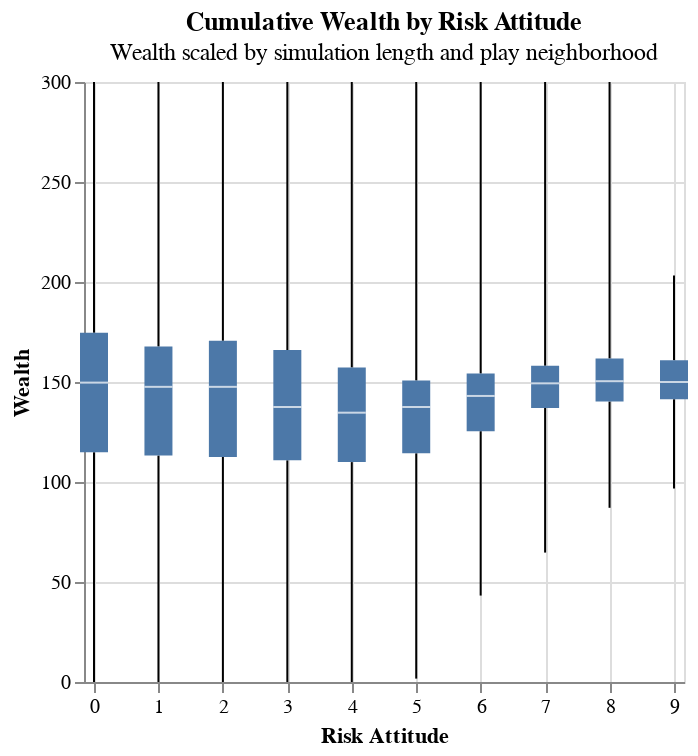

Write notebook code for a chart like this one.
### Markdown cell above
Now plot scaled wealth distribution by risk attitude.

### Code cell
wealthchart_title = alt.TitleParams(
    "Cumulative Wealth by Risk Attitude",
    subtitle=["Wealth scaled by simulation length and play neighborhood"]
)

alt.Chart(agents_last_round_df, title=wealthchart_title).mark_boxplot(extent="min-max").encode(
    x=alt.X("risk_attitude", title="Risk Attitude").scale(domain=[0, 9]),
    y=alt.X("scaled_points", title="Wealth "),
)

### Figure 1 — Vega specification as saved in the notebook (floating-point values rounded to 4 significant figures)
{"$schema": "https://vega.github.io/schema/vega/v5.json", "data": [{"name": "source_0"}, {"name": "data_0", "values": [{"lower_box_scaled_points": 109.9, "lower_whisker_scaled_points": 0.0, "mid_box_scaled_points": 134.7, "risk_attitude": 4, "upper_box_scaled_points": 157.3, "upper_whisker_scaled_points": 300.0}, {"lower_box_scaled_points": 125.4, "lower_whisker_scaled_points": 43.22, "mid_box_scaled_points": 143.0, "risk_attitude": 6, "upper_box_scaled_points": 154.3, "upper_whisker_scaled_points": 300.0}, {"lower_box_scaled_points": 112.5, "lower_whisker_scaled_points": 0.0, "mid_box_scaled_points": 147.6, "risk_attitude": 2, "upper_box_scaled_points": 170.6, "upper_whisker_scaled_points": 300.0}, {"lower_box_scaled_points": 114.3, "lower_whisker_scaled_points": 1.695, "mid_box_scaled_points": 137.5, "risk_attitude": 5, "upper_box_scaled_points": 150.8, "upper_whisker_scaled_points": 300.0}, {"lower_box_scaled_points": 137.0, "lower_whisker_scaled_points": 64.71, "mid_box_scaled_points": 149.3, "risk_attitude": 7, "upper_box_scaled_points": 158.1, "upper_whisker_scaled_points": 300.0}, {"lower_box_scaled_points": 110.8, "lower_whisker_scaled_points": 0.0, "mid_box_scaled_points": 137.5, "risk_attitude": 3, "upper_box_scaled_points": 166.0, "upper_whisker_scaled_points": 300.0}, {"lower_box_scaled_points": 140.3, "lower_whisker_scaled_points": 87.1, "mid_box_scaled_points": 150.4, "risk_attitude": 8, "upper_box_scaled_points": 161.7, "upper_whisker_scaled_points": 300.0}, {"lower_box_scaled_points": 113.2, "lower_whisker_scaled_points": 0.0, "mid_box_scaled_points": 147.6, "risk_attitude": 1, "upper_box_scaled_points": 167.8, "upper_whisker_scaled_points": 300.0}, {"lower_box_scaled_points": 141.4, "lower_whisker_scaled_points": 96.77, "mid_box_scaled_points": 150.0, "risk_attitude": 9, "upper_box_scaled_points": 160.9, "upper_whisker_scaled_points": 203.2}, {"lower_box_scaled_points": 114.9, "lower_whisker_scaled_points": 0.0, "mid_box_scaled_points": 149.7, "risk_attitude": 0, "upper_box_scaled_points": 174.6, "upper_whisker_scaled_points": 300.0}]}, {"name": "data_1", "values": [{"lower_box_scaled_points": 109.9, "lower_whisker_scaled_points": 0.0, "mid_box_scaled_points": 134.7, "risk_attitude": 4, "upper_box_scaled_points": 157.3, "upper_whisker_scaled_points": 300.0}, {"lower_box_scaled_points": 125.4, "lower_whisker_scaled_points": 43.22, "mid_box_scaled_points": 143.0, "risk_attitude": 6, "upper_box_scaled_points": 154.3, "upper_whisker_scaled_points": 300.0}, {"lower_box_scaled_points": 112.5, "lower_whisker_scaled_points": 0.0, "mid_box_scaled_points": 147.6, "risk_attitude": 2, "upper_box_scaled_points": 170.6, "upper_whisker_scaled_points": 300.0}, {"lower_box_scaled_points": 114.3, "lower_whisker_scaled_points": 1.695, "mid_box_scaled_points": 137.5, "risk_attitude": 5, "upper_box_scaled_points": 150.8, "upper_whisker_scaled_points": 300.0}, {"lower_box_scaled_points": 137.0, "lower_whisker_scaled_points": 64.71, "mid_box_scaled_points": 149.3, "risk_attitude": 7, "upper_box_scaled_points": 158.1, "upper_whisker_scaled_points": 300.0}, {"lower_box_scaled_points": 110.8, "lower_whisker_scaled_points": 0.0, "mid_box_scaled_points": 137.5, "risk_attitude": 3, "upper_box_scaled_points": 166.0, "upper_whisker_scaled_points": 300.0}, {"lower_box_scaled_points": 140.3, "lower_whisker_scaled_points": 87.1, "mid_box_scaled_points": 150.4, "risk_attitude": 8, "upper_box_scaled_points": 161.7, "upper_whisker_scaled_points": 300.0}, {"lower_box_scaled_points": 113.2, "lower_whisker_scaled_points": 0.0, "mid_box_scaled_points": 147.6, "risk_attitude": 1, "upper_box_scaled_points": 167.8, "upper_whisker_scaled_points": 300.0}, {"lower_box_scaled_points": 141.4, "lower_whisker_scaled_points": 96.77, "mid_box_scaled_points": 150.0, "risk_attitude": 9, "upper_box_scaled_points": 160.9, "upper_whisker_scaled_points": 203.2}, {"lower_box_scaled_points": 114.9, "lower_whisker_scaled_points": 0.0, "mid_box_scaled_points": 149.7, "risk_attitude": 0, "upper_box_scaled_points": 174.6, "upper_whisker_scaled_points": 300.0}]}, {"name": "data_2", "values": [{"lower_box_scaled_points": 109.9, "lower_whisker_scaled_points": 0.0, "mid_box_scaled_points": 134.7, "risk_attitude": 4, "upper_box_scaled_points": 157.3, "upper_whisker_scaled_points": 300.0}, {"lower_box_scaled_points": 125.4, "lower_whisker_scaled_points": 43.22, "mid_box_scaled_points": 143.0, "risk_attitude": 6, "upper_box_scaled_points": 154.3, "upper_whisker_scaled_points": 300.0}, {"lower_box_scaled_points": 112.5, "lower_whisker_scaled_points": 0.0, "mid_box_scaled_points": 147.6, "risk_attitude": 2, "upper_box_scaled_points": 170.6, "upper_whisker_scaled_points": 300.0}, {"lower_box_scaled_points": 114.3, "lower_whisker_scaled_points": 1.695, "mid_box_scaled_points": 137.5, "risk_attitude": 5, "upper_box_scaled_points": 150.8, "upper_whisker_scaled_points": 300.0}, {"lower_box_scaled_points": 137.0, "lower_whisker_scaled_points": 64.71, "mid_box_scaled_points": 149.3, "risk_attitude": 7, "upper_box_scaled_points": 158.1, "upper_whisker_scaled_points": 300.0}, {"lower_box_scaled_points": 110.8, "lower_whisker_scaled_points": 0.0, "mid_box_scaled_points": 137.5, "risk_attitude": 3, "upper_box_scaled_points": 166.0, "upper_whisker_scaled_points": 300.0}, {"lower_box_scaled_points": 140.3, "lower_whisker_scaled_points": 87.1, "mid_box_scaled_points": 150.4, "risk_attitude": 8, "upper_box_scaled_points": 161.7, "upper_whisker_scaled_points": 300.0}, {"lower_box_scaled_points": 113.2, "lower_whisker_scaled_points": 0.0, "mid_box_scaled_points": 147.6, "risk_attitude": 1, "upper_box_scaled_points": 167.8, "upper_whisker_scaled_points": 300.0}, {"lower_box_scaled_points": 141.4, "lower_whisker_scaled_points": 96.77, "mid_box_scaled_points": 150.0, "risk_attitude": 9, "upper_box_scaled_points": 160.9, "upper_whisker_scaled_points": 203.2}, {"lower_box_scaled_points": 114.9, "lower_whisker_scaled_points": 0.0, "mid_box_scaled_points": 149.7, "risk_attitude": 0, "upper_box_scaled_points": 174.6, "upper_whisker_scaled_points": 300.0}]}, {"name": "data_3", "values": [{"lower_box_scaled_points": 109.9, "lower_whisker_scaled_points": 0.0, "mid_box_scaled_points": 134.7, "risk_attitude": 4, "upper_box_scaled_points": 157.3, "upper_whisker_scaled_points": 300.0}, {"lower_box_scaled_points": 125.4, "lower_whisker_scaled_points": 43.22, "mid_box_scaled_points": 143.0, "risk_attitude": 6, "upper_box_scaled_points": 154.3, "upper_whisker_scaled_points": 300.0}, {"lower_box_scaled_points": 112.5, "lower_whisker_scaled_points": 0.0, "mid_box_scaled_points": 147.6, "risk_attitude": 2, "upper_box_scaled_points": 170.6, "upper_whisker_scaled_points": 300.0}, {"lower_box_scaled_points": 114.3, "lower_whisker_scaled_points": 1.695, "mid_box_scaled_points": 137.5, "risk_attitude": 5, "upper_box_scaled_points": 150.8, "upper_whisker_scaled_points": 300.0}, {"lower_box_scaled_points": 137.0, "lower_whisker_scaled_points": 64.71, "mid_box_scaled_points": 149.3, "risk_attitude": 7, "upper_box_scaled_points": 158.1, "upper_whisker_scaled_points": 300.0}, {"lower_box_scaled_points": 110.8, "lower_whisker_scaled_points": 0.0, "mid_box_scaled_points": 137.5, "risk_attitude": 3, "upper_box_scaled_points": 166.0, "upper_whisker_scaled_points": 300.0}, {"lower_box_scaled_points": 140.3, "lower_whisker_scaled_points": 87.1, "mid_box_scaled_points": 150.4, "risk_attitude": 8, "upper_box_scaled_points": 161.7, "upper_whisker_scaled_points": 300.0}, {"lower_box_scaled_points": 113.2, "lower_whisker_scaled_points": 0.0, "mid_box_scaled_points": 147.6, "risk_attitude": 1, "upper_box_scaled_points": 167.8, "upper_whisker_scaled_points": 300.0}, {"lower_box_scaled_points": 141.4, "lower_whisker_scaled_points": 96.77, "mid_box_scaled_points": 150.0, "risk_attitude": 9, "upper_box_scaled_points": 160.9, "upper_whisker_scaled_points": 203.2}, {"lower_box_scaled_points": 114.9, "lower_whisker_scaled_points": 0.0, "mid_box_scaled_points": 149.7, "risk_attitude": 0, "upper_box_scaled_points": 174.6, "upper_whisker_scaled_points": 300.0}]}], "marks": [{"type": "rule", "name": "layer_0_marks", "from": {"data": "data_0"}, "encode": {"update": {"y": {"field": "lower_whisker_scaled_points", "scale": "y"}, "x": {"field": "risk_attitude", "scale": "x"}, "y2": {"field": "lower_box_scaled_points", "scale": "y"}, "stroke": {"value": "black"}, "tooltip": {"signal": "{\"Max of Wealth \": format(datum[\"upper_whisker_scaled_points\"], \"\"), \"Q3 of Wealth \": format(datum[\"upper_box_scaled_points\"], \"\"), \"Median of Wealth \": format(datum[\"mid_box_scaled_points\"], \"\"), \"Q1 of Wealth \": format(datum[\"lower_box_scaled_points\"], \"\"), \"Min of Wealth \": format(datum[\"lower_whisker_scaled_points\"], \"\"), \"Risk Attitude\": format(datum[\"risk_attitude\"], \"\")}"}}}, "style": ["rule", "boxplot-rule"], "aria": false}, {"type": "rule", "name": "layer_1_marks", "from": {"data": "data_1"}, "encode": {"update": {"x": {"field": "risk_attitude", "scale": "x"}, "y": {"field": "upper_box_scaled_points", "scale": "y"}, "tooltip": {"signal": "{\"Max of Wealth \": format(datum[\"upper_whisker_scaled_points\"], \"\"), \"Q3 of Wealth \": format(datum[\"upper_box_scaled_points\"], \"\"), \"Median of Wealth \": format(datum[\"mid_box_scaled_points\"], \"\"), \"Q1 of Wealth \": format(datum[\"lower_box_scaled_points\"], \"\"), \"Min of Wealth \": format(datum[\"lower_whisker_scaled_points\"], \"\"), \"Risk Attitude\": format(datum[\"risk_attitude\"], \"\")}"}, "stroke": {"value": "black"}, "y2": {"field": "upper_whisker_scaled_points", "scale": "y"}}}, "style": ["rule", "boxplot-rule"], "aria": false}, {"type": "rect", "name": "layer_2_marks", "from": {"data": "data_2"}, "encode": {"update": {"tooltip": {"signal": "{\"Max of Wealth \": format(datum[\"upper_whisker_scaled_points\"], \"\"), \"Q3 of Wealth \": format(datum[\"upper_box_scaled_points\"], \"\"), \"Median of Wealth \": format(datum[\"mid_box_scaled_points\"], \"\"), \"Q1 of Wealth \": format(datum[\"lower_box_scaled_points\"], \"\"), \"Min of Wealth \": format(datum[\"lower_whisker_scaled_points\"], \"\"), \"Risk Attitude\": format(datum[\"risk_attitude\"], \"\")}"}, "y2": {"field": "upper_box_scaled_points", "scale": "y"}, "xc": {"field": "risk_attitude", "scale": "x"}, "width": {"value": 14}, "y": {"field": "lower_box_scaled_points", "scale": "y"}, "fill": {"value": "#4c78a8"}}}, "style": ["bar", "boxplot-box"]}, {"type": "rect", "name": "layer_3_marks", "from": {"data": "data_3"}, "encode": {"update": {"width": {"value": 14}, "opacity": {"value": 0.7}, "fill": [{"value": "#4c78a8", "test": "datum['lower_box_scaled_points'] >= datum['upper_box_scaled_points']"}, {"value": "white"}], "xc": {"field": "risk_attitude", "scale": "x"}, "tooltip": {"signal": "{\"Max of Wealth \": format(datum[\"upper_whisker_scaled_points\"], \"\"), \"Q3 of Wealth \": format(datum[\"upper_box_scaled_points\"], \"\"), \"Median of Wealth \": format(datum[\"mid_box_scaled_points\"], \"\"), \"Q1 of Wealth \": format(datum[\"lower_box_scaled_points\"], \"\"), \"Min of Wealth \": format(datum[\"lower_whisker_scaled_points\"], \"\"), \"Risk Attitude\": format(datum[\"risk_attitude\"], \"\")}"}, "yc": {"field": "mid_box_scaled_points", "scale": "y"}, "height": {"value": 1}}}, "style": ["tick", "boxplot-median"], "aria": false}], "scales": [{"name": "x", "type": "linear", "domain": [0, 9], "range": [0, {"signal": "width"}], "padding": 5, "zero": true}, {"name": "y", "type": "linear", "domain": {"fields": [{"data": "data_0", "field": "lower_whisker_scaled_points"}, {"data": "data_0", "field": "lower_box_scaled_points"}, {"data": "data_1", "field": "upper_box_scaled_points"}, {"data": "data_1", "field": "upper_whisker_scaled_points"}, {"data": "data_2", "field": "lower_box_scaled_points"}, {"data": "data_2", "field": "upper_box_scaled_points"}, {"data": "data_3", "field": "mid_box_scaled_points"}]}, "range": [{"signal": "height"}, 0], "zero": true, "nice": true}], "axes": [{"scale": "x", "maxExtent": 0, "labels": false, "minExtent": 0, "domain": false, "aria": false, "zindex": 0, "tickCount": {"signal": "ceil(width/40)"}, "grid": true, "ticks": false, "gridScale": "y", "orient": "bottom"}, {"scale": "y", "maxExtent": 0, "minExtent": 0, "zindex": 0, "gridScale": "x", "grid": true, "domain": false, "orient": "left", "aria": false, "tickCount": {"signal": "ceil(height/40)"}, "labels": false, "ticks": false}, {"scale": "x", "tickCount": {"signal": "ceil(width/40)"}, "labelFlush": true, "grid": false, "zindex": 0, "title": "Risk Attitude", "orient": "bottom", "labelOverlap": true}, {"scale": "y", "zindex": 0, "title": "Wealth ", "grid": false, "labelOverlap": true, "orient": "left", "tickCount": {"signal": "ceil(height/40)"}}], "title": {"text": "Cumulative Wealth by Risk Attitude", "frame": "group", "subtitle": ["Wealth scaled by simulation length and play neighborhood"]}, "background": "white", "width": 300, "padding": 5, "height": 300, "style": "cell"}
